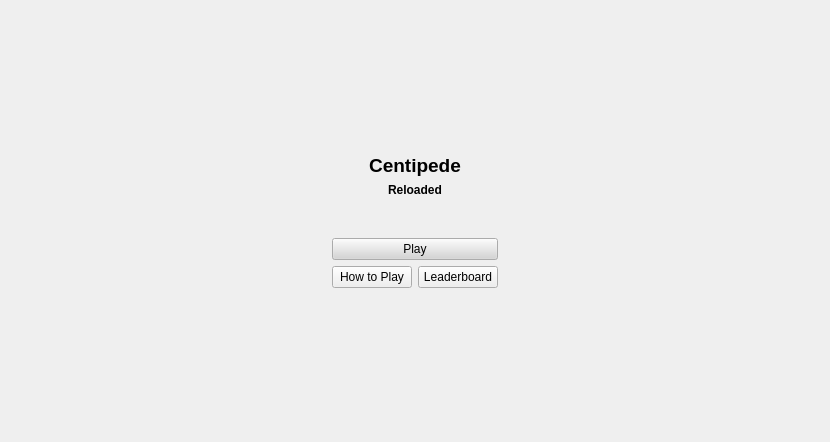
<?xml version="1.0" encoding="UTF-8"?>
<ui version="4.0">
 <class>Widget</class>
 <widget class="QWidget" name="Widget">
  <property name="geometry">
   <rect>
    <x>0</x>
    <y>0</y>
    <width>830</width>
    <height>442</height>
   </rect>
  </property>
  <property name="minimumSize">
   <size>
    <width>30</width>
    <height>30</height>
   </size>
  </property>
  <property name="windowTitle">
   <string>Widget</string>
  </property>
  <layout class="QGridLayout" name="gridLayout">
   <item row="0" column="0">
    <widget class="QStackedWidget" name="stackedWidget">
     <property name="enabled">
      <bool>true</bool>
     </property>
     <property name="sizePolicy">
      <sizepolicy hsizetype="Preferred" vsizetype="Preferred">
       <horstretch>0</horstretch>
       <verstretch>0</verstretch>
      </sizepolicy>
     </property>
     <property name="currentIndex">
      <number>0</number>
     </property>
     <widget class="QWidget" name="page">
      <layout class="QGridLayout" name="gridLayout_3">
       <item row="0" column="1">
        <layout class="QGridLayout" name="gridLayout_2">
         <item row="6" column="0">
          <spacer name="horizontalSpacer_8">
           <property name="orientation">
            <enum>Qt::Horizontal</enum>
           </property>
           <property name="sizeHint" stdset="0">
            <size>
             <width>40</width>
             <height>20</height>
            </size>
           </property>
          </spacer>
         </item>
         <item row="5" column="3">
          <spacer name="horizontalSpacer">
           <property name="orientation">
            <enum>Qt::Horizontal</enum>
           </property>
           <property name="sizeType">
            <enum>QSizePolicy::Expanding</enum>
           </property>
           <property name="sizeHint" stdset="0">
            <size>
             <width>500</width>
             <height>20</height>
            </size>
           </property>
          </spacer>
         </item>
         <item row="6" column="3">
          <spacer name="horizontalSpacer_9">
           <property name="orientation">
            <enum>Qt::Horizontal</enum>
           </property>
           <property name="sizeHint" stdset="0">
            <size>
             <width>40</width>
             <height>20</height>
            </size>
           </property>
          </spacer>
         </item>
         <item row="1" column="0" colspan="4">
          <widget class="QLabel" name="label">
           <property name="sizePolicy">
            <sizepolicy hsizetype="Expanding" vsizetype="Fixed">
             <horstretch>0</horstretch>
             <verstretch>0</verstretch>
            </sizepolicy>
           </property>
           <property name="minimumSize">
            <size>
             <width>0</width>
             <height>0</height>
            </size>
           </property>
           <property name="sizeIncrement">
            <size>
             <width>0</width>
             <height>0</height>
            </size>
           </property>
           <property name="font">
            <font>
             <pointsize>14</pointsize>
             <bold>true</bold>
            </font>
           </property>
           <property name="text">
            <string>Centipede</string>
           </property>
           <property name="textFormat">
            <enum>Qt::AutoText</enum>
           </property>
           <property name="alignment">
            <set>Qt::AlignCenter</set>
           </property>
          </widget>
         </item>
         <item row="0" column="0" colspan="4">
          <spacer name="verticalSpacer_3">
           <property name="orientation">
            <enum>Qt::Vertical</enum>
           </property>
           <property name="sizeHint" stdset="0">
            <size>
             <width>0</width>
             <height>200</height>
            </size>
           </property>
          </spacer>
         </item>
         <item row="3" column="0" colspan="4">
          <widget class="QLabel" name="label_2">
           <property name="sizePolicy">
            <sizepolicy hsizetype="Expanding" vsizetype="Fixed">
             <horstretch>0</horstretch>
             <verstretch>0</verstretch>
            </sizepolicy>
           </property>
           <property name="font">
            <font>
             <bold>true</bold>
            </font>
           </property>
           <property name="text">
            <string>Reloaded</string>
           </property>
           <property name="alignment">
            <set>Qt::AlignHCenter|Qt::AlignTop</set>
           </property>
          </widget>
         </item>
         <item row="5" column="0">
          <spacer name="horizontalSpacer_2">
           <property name="orientation">
            <enum>Qt::Horizontal</enum>
           </property>
           <property name="sizeType">
            <enum>QSizePolicy::Expanding</enum>
           </property>
           <property name="sizeHint" stdset="0">
            <size>
             <width>500</width>
             <height>20</height>
            </size>
           </property>
          </spacer>
         </item>
         <item row="6" column="1">
          <widget class="QPushButton" name="buttonHowToPlay">
           <property name="cursor">
            <cursorShape>PointingHandCursor</cursorShape>
           </property>
           <property name="text">
            <string>How to Play</string>
           </property>
          </widget>
         </item>
         <item row="6" column="2">
          <widget class="QPushButton" name="leaderboardButton">
           <property name="cursor">
            <cursorShape>PointingHandCursor</cursorShape>
           </property>
           <property name="text">
            <string>Leaderboard</string>
           </property>
          </widget>
         </item>
         <item row="5" column="1" colspan="2">
          <widget class="QPushButton" name="playButton">
           <property name="enabled">
            <bool>true</bool>
           </property>
           <property name="sizePolicy">
            <sizepolicy hsizetype="Expanding" vsizetype="Fixed">
             <horstretch>0</horstretch>
             <verstretch>0</verstretch>
            </sizepolicy>
           </property>
           <property name="minimumSize">
            <size>
             <width>0</width>
             <height>0</height>
            </size>
           </property>
           <property name="sizeIncrement">
            <size>
             <width>0</width>
             <height>0</height>
            </size>
           </property>
           <property name="baseSize">
            <size>
             <width>0</width>
             <height>0</height>
            </size>
           </property>
           <property name="palette">
            <palette>
             <active>
              <colorrole role="Button">
               <brush brushstyle="SolidPattern">
                <color alpha="255">
                 <red>213</red>
                 <green>213</green>
                 <blue>213</blue>
                </color>
               </brush>
              </colorrole>
             </active>
             <inactive>
              <colorrole role="Button">
               <brush brushstyle="SolidPattern">
                <color alpha="255">
                 <red>213</red>
                 <green>213</green>
                 <blue>213</blue>
                </color>
               </brush>
              </colorrole>
             </inactive>
             <disabled>
              <colorrole role="Button">
               <brush brushstyle="SolidPattern">
                <color alpha="255">
                 <red>213</red>
                 <green>213</green>
                 <blue>213</blue>
                </color>
               </brush>
              </colorrole>
             </disabled>
            </palette>
           </property>
           <property name="cursor">
            <cursorShape>PointingHandCursor</cursorShape>
           </property>
           <property name="text">
            <string>Play</string>
           </property>
           <property name="autoDefault">
            <bool>false</bool>
           </property>
           <property name="default">
            <bool>false</bool>
           </property>
           <property name="flat">
            <bool>false</bool>
           </property>
          </widget>
         </item>
         <item row="4" column="1" colspan="2">
          <spacer name="verticalSpacer">
           <property name="orientation">
            <enum>Qt::Vertical</enum>
           </property>
           <property name="sizeType">
            <enum>QSizePolicy::Expanding</enum>
           </property>
           <property name="sizeHint" stdset="0">
            <size>
             <width>0</width>
             <height>100</height>
            </size>
           </property>
          </spacer>
         </item>
         <item row="8" column="1" colspan="2">
          <spacer name="verticalSpacer_2">
           <property name="orientation">
            <enum>Qt::Vertical</enum>
           </property>
           <property name="sizeType">
            <enum>QSizePolicy::Expanding</enum>
           </property>
           <property name="sizeHint" stdset="0">
            <size>
             <width>0</width>
             <height>200</height>
            </size>
           </property>
          </spacer>
         </item>
        </layout>
       </item>
      </layout>
     </widget>
     <widget class="QWidget" name="page_win">
      <layout class="QGridLayout" name="gridLayout_5">
       <item row="0" column="0">
        <layout class="QGridLayout" name="gridLayout_4">
         <item row="1" column="1">
          <widget class="QPushButton" name="back_button_2">
           <property name="sizePolicy">
            <sizepolicy hsizetype="Expanding" vsizetype="Fixed">
             <horstretch>0</horstretch>
             <verstretch>0</verstretch>
            </sizepolicy>
           </property>
           <property name="text">
            <string>Back to menu</string>
           </property>
          </widget>
         </item>
         <item row="1" column="0">
          <spacer name="horizontalSpacer_3">
           <property name="orientation">
            <enum>Qt::Horizontal</enum>
           </property>
           <property name="sizeType">
            <enum>QSizePolicy::Expanding</enum>
           </property>
           <property name="sizeHint" stdset="0">
            <size>
             <width>650</width>
             <height>20</height>
            </size>
           </property>
          </spacer>
         </item>
         <item row="0" column="0" colspan="2">
          <widget class="QLabel" name="label_3">
           <property name="font">
            <font>
             <pointsize>15</pointsize>
             <bold>true</bold>
            </font>
           </property>
           <property name="text">
            <string>WIN</string>
           </property>
           <property name="alignment">
            <set>Qt::AlignCenter</set>
           </property>
          </widget>
         </item>
        </layout>
       </item>
      </layout>
     </widget>
     <widget class="QWidget" name="page_lose">
      <layout class="QGridLayout" name="gridLayout_7">
       <item row="0" column="0">
        <layout class="QGridLayout" name="gridLayout_6">
         <item row="1" column="1">
          <widget class="QPushButton" name="back_button">
           <property name="sizePolicy">
            <sizepolicy hsizetype="Expanding" vsizetype="Fixed">
             <horstretch>0</horstretch>
             <verstretch>0</verstretch>
            </sizepolicy>
           </property>
           <property name="text">
            <string>Back to menu</string>
           </property>
          </widget>
         </item>
         <item row="1" column="0">
          <spacer name="horizontalSpacer_4">
           <property name="orientation">
            <enum>Qt::Horizontal</enum>
           </property>
           <property name="sizeHint" stdset="0">
            <size>
             <width>650</width>
             <height>20</height>
            </size>
           </property>
          </spacer>
         </item>
         <item row="0" column="0" colspan="2">
          <widget class="QLabel" name="label_4">
           <property name="font">
            <font>
             <pointsize>15</pointsize>
             <bold>true</bold>
            </font>
           </property>
           <property name="text">
            <string>GAME OVER</string>
           </property>
           <property name="alignment">
            <set>Qt::AlignCenter</set>
           </property>
          </widget>
         </item>
        </layout>
       </item>
      </layout>
     </widget>
     <widget class="QWidget" name="page_2"/>
     <widget class="QWidget" name="page_3">
      <layout class="QGridLayout" name="gridLayout_9">
       <item row="0" column="0">
        <layout class="QGridLayout" name="gridLayout_8">
         <item row="3" column="1">
          <widget class="QPushButton" name="backToMenuButton">
           <property name="sizePolicy">
            <sizepolicy hsizetype="Expanding" vsizetype="Fixed">
             <horstretch>0</horstretch>
             <verstretch>0</verstretch>
            </sizepolicy>
           </property>
           <property name="text">
            <string>back to menu</string>
           </property>
          </widget>
         </item>
         <item row="0" column="1">
          <spacer name="verticalSpacer_5">
           <property name="orientation">
            <enum>Qt::Vertical</enum>
           </property>
           <property name="sizeHint" stdset="0">
            <size>
             <width>20</width>
             <height>400</height>
            </size>
           </property>
          </spacer>
         </item>
         <item row="0" column="0" rowspan="6">
          <spacer name="horizontalSpacer_6">
           <property name="orientation">
            <enum>Qt::Horizontal</enum>
           </property>
           <property name="sizeHint" stdset="0">
            <size>
             <width>40</width>
             <height>20</height>
            </size>
           </property>
          </spacer>
         </item>
         <item row="5" column="1">
          <spacer name="verticalSpacer_4">
           <property name="orientation">
            <enum>Qt::Vertical</enum>
           </property>
           <property name="sizeHint" stdset="0">
            <size>
             <width>20</width>
             <height>400</height>
            </size>
           </property>
          </spacer>
         </item>
         <item row="1" column="1">
          <widget class="QLabel" name="label_5">
           <property name="sizePolicy">
            <sizepolicy hsizetype="Expanding" vsizetype="Fixed">
             <horstretch>0</horstretch>
             <verstretch>0</verstretch>
            </sizepolicy>
           </property>
           <property name="font">
            <font>
             <pointsize>12</pointsize>
            </font>
           </property>
           <property name="text">
            <string>Pause</string>
           </property>
           <property name="alignment">
            <set>Qt::AlignCenter</set>
           </property>
          </widget>
         </item>
         <item row="0" column="2" rowspan="6">
          <spacer name="horizontalSpacer_5">
           <property name="orientation">
            <enum>Qt::Horizontal</enum>
           </property>
           <property name="sizeHint" stdset="0">
            <size>
             <width>40</width>
             <height>20</height>
            </size>
           </property>
          </spacer>
         </item>
         <item row="4" column="1">
          <widget class="QPushButton" name="resumeGameButton">
           <property name="sizePolicy">
            <sizepolicy hsizetype="Expanding" vsizetype="Fixed">
             <horstretch>0</horstretch>
             <verstretch>0</verstretch>
            </sizepolicy>
           </property>
           <property name="text">
            <string>back to the game</string>
           </property>
          </widget>
         </item>
         <item row="2" column="1">
          <spacer name="verticalSpacer_6">
           <property name="orientation">
            <enum>Qt::Vertical</enum>
           </property>
           <property name="sizeType">
            <enum>QSizePolicy::MinimumExpanding</enum>
           </property>
           <property name="sizeHint" stdset="0">
            <size>
             <width>20</width>
             <height>15</height>
            </size>
           </property>
          </spacer>
         </item>
        </layout>
       </item>
      </layout>
     </widget>
     <widget class="QWidget" name="page_4">
      <widget class="QWidget" name="gridLayoutWidget">
       <property name="geometry">
        <rect>
         <x>0</x>
         <y>0</y>
         <width>811</width>
         <height>421</height>
        </rect>
       </property>
       <layout class="QGridLayout" name="gridLayout_10">
        <item row="2" column="0">
         <widget class="QPushButton" name="backToMenuButton_2">
          <property name="text">
           <string>back to menu</string>
          </property>
         </widget>
        </item>
        <item row="2" column="1">
         <spacer name="horizontalSpacer_7">
          <property name="orientation">
           <enum>Qt::Horizontal</enum>
          </property>
          <property name="sizeHint" stdset="0">
           <size>
            <width>40</width>
            <height>20</height>
           </size>
          </property>
         </spacer>
        </item>
        <item row="1" column="0" colspan="2">
         <widget class="QLabel" name="label_7">
          <property name="text">
           <string>Move with Z, Q, S, D

Shoot with space bar

Shoot the head of the centipede to kill it, but be careful !

If you shoot its body it splits in half and you get 2 centipedes.

Destroy mushrooms to get points.</string>
          </property>
          <property name="alignment">
           <set>Qt::AlignCenter</set>
          </property>
         </widget>
        </item>
        <item row="0" column="0" colspan="2">
         <widget class="QLabel" name="label_6">
          <property name="text">
           <string>How to Play</string>
          </property>
          <property name="alignment">
           <set>Qt::AlignCenter</set>
          </property>
         </widget>
        </item>
       </layout>
      </widget>
     </widget>
     <widget class="QWidget" name="page_leaderboard">
      <layout class="QGridLayout" name="gridLayout_12">
       <item row="0" column="0">
        <layout class="QGridLayout" name="gridLayout_11">
         <item row="8" column="2">
          <widget class="QLabel" name="position_7">
           <property name="sizePolicy">
            <sizepolicy hsizetype="Expanding" vsizetype="Expanding">
             <horstretch>0</horstretch>
             <verstretch>0</verstretch>
            </sizepolicy>
           </property>
           <property name="font">
            <font>
             <pointsize>12</pointsize>
            </font>
           </property>
           <property name="text">
            <string>Empty</string>
           </property>
           <property name="alignment">
            <set>Qt::AlignLeading|Qt::AlignLeft|Qt::AlignVCenter</set>
           </property>
          </widget>
         </item>
         <item row="4" column="4">
          <widget class="QLabel" name="name_3">
           <property name="sizePolicy">
            <sizepolicy hsizetype="Expanding" vsizetype="Preferred">
             <horstretch>0</horstretch>
             <verstretch>0</verstretch>
            </sizepolicy>
           </property>
           <property name="font">
            <font>
             <pointsize>12</pointsize>
            </font>
           </property>
           <property name="text">
            <string>Score</string>
           </property>
           <property name="alignment">
            <set>Qt::AlignLeading|Qt::AlignLeft|Qt::AlignVCenter</set>
           </property>
          </widget>
         </item>
         <item row="9" column="2">
          <widget class="QLabel" name="position_8">
           <property name="sizePolicy">
            <sizepolicy hsizetype="Expanding" vsizetype="Expanding">
             <horstretch>0</horstretch>
             <verstretch>0</verstretch>
            </sizepolicy>
           </property>
           <property name="font">
            <font>
             <pointsize>12</pointsize>
            </font>
           </property>
           <property name="text">
            <string>Empty</string>
           </property>
           <property name="alignment">
            <set>Qt::AlignLeading|Qt::AlignLeft|Qt::AlignVCenter</set>
           </property>
          </widget>
         </item>
         <item row="10" column="4">
          <widget class="QLabel" name="name_9">
           <property name="sizePolicy">
            <sizepolicy hsizetype="Expanding" vsizetype="Preferred">
             <horstretch>0</horstretch>
             <verstretch>0</verstretch>
            </sizepolicy>
           </property>
           <property name="font">
            <font>
             <pointsize>12</pointsize>
            </font>
           </property>
           <property name="text">
            <string>Score</string>
           </property>
           <property name="alignment">
            <set>Qt::AlignLeading|Qt::AlignLeft|Qt::AlignVCenter</set>
           </property>
          </widget>
         </item>
         <item row="2" column="3" rowspan="10">
          <spacer name="horizontalSpacer_15">
           <property name="orientation">
            <enum>Qt::Horizontal</enum>
           </property>
           <property name="sizeHint" stdset="0">
            <size>
             <width>30</width>
             <height>20</height>
            </size>
           </property>
          </spacer>
         </item>
         <item row="6" column="4">
          <widget class="QLabel" name="name_5">
           <property name="sizePolicy">
            <sizepolicy hsizetype="Expanding" vsizetype="Preferred">
             <horstretch>0</horstretch>
             <verstretch>0</verstretch>
            </sizepolicy>
           </property>
           <property name="font">
            <font>
             <pointsize>12</pointsize>
            </font>
           </property>
           <property name="text">
            <string>Score</string>
           </property>
           <property name="alignment">
            <set>Qt::AlignLeading|Qt::AlignLeft|Qt::AlignVCenter</set>
           </property>
          </widget>
         </item>
         <item row="3" column="4">
          <widget class="QLabel" name="name_2">
           <property name="sizePolicy">
            <sizepolicy hsizetype="Expanding" vsizetype="Preferred">
             <horstretch>0</horstretch>
             <verstretch>0</verstretch>
            </sizepolicy>
           </property>
           <property name="font">
            <font>
             <pointsize>12</pointsize>
            </font>
           </property>
           <property name="text">
            <string>Score</string>
           </property>
           <property name="alignment">
            <set>Qt::AlignLeading|Qt::AlignLeft|Qt::AlignVCenter</set>
           </property>
          </widget>
         </item>
         <item row="11" column="4">
          <widget class="QLabel" name="name_10">
           <property name="sizePolicy">
            <sizepolicy hsizetype="Expanding" vsizetype="Preferred">
             <horstretch>0</horstretch>
             <verstretch>0</verstretch>
            </sizepolicy>
           </property>
           <property name="font">
            <font>
             <pointsize>12</pointsize>
            </font>
           </property>
           <property name="text">
            <string>Score</string>
           </property>
           <property name="alignment">
            <set>Qt::AlignLeading|Qt::AlignLeft|Qt::AlignVCenter</set>
           </property>
          </widget>
         </item>
         <item row="3" column="2">
          <widget class="QLabel" name="position_2">
           <property name="sizePolicy">
            <sizepolicy hsizetype="Expanding" vsizetype="Expanding">
             <horstretch>0</horstretch>
             <verstretch>0</verstretch>
            </sizepolicy>
           </property>
           <property name="font">
            <font>
             <pointsize>12</pointsize>
            </font>
           </property>
           <property name="text">
            <string>Empty</string>
           </property>
           <property name="alignment">
            <set>Qt::AlignLeading|Qt::AlignLeft|Qt::AlignVCenter</set>
           </property>
          </widget>
         </item>
         <item row="2" column="0" rowspan="9" colspan="2">
          <spacer name="horizontalSpacer_12">
           <property name="orientation">
            <enum>Qt::Horizontal</enum>
           </property>
           <property name="sizeHint" stdset="0">
            <size>
             <width>300</width>
             <height>20</height>
            </size>
           </property>
          </spacer>
         </item>
         <item row="1" column="2" colspan="3">
          <spacer name="verticalSpacer_10">
           <property name="orientation">
            <enum>Qt::Vertical</enum>
           </property>
           <property name="sizeType">
            <enum>QSizePolicy::Fixed</enum>
           </property>
           <property name="sizeHint" stdset="0">
            <size>
             <width>20</width>
             <height>40</height>
            </size>
           </property>
          </spacer>
         </item>
         <item row="4" column="2">
          <widget class="QLabel" name="position_3">
           <property name="sizePolicy">
            <sizepolicy hsizetype="Expanding" vsizetype="Expanding">
             <horstretch>0</horstretch>
             <verstretch>0</verstretch>
            </sizepolicy>
           </property>
           <property name="font">
            <font>
             <pointsize>12</pointsize>
            </font>
           </property>
           <property name="text">
            <string>Empty</string>
           </property>
           <property name="alignment">
            <set>Qt::AlignLeading|Qt::AlignLeft|Qt::AlignVCenter</set>
           </property>
          </widget>
         </item>
         <item row="11" column="2">
          <widget class="QLabel" name="position_10">
           <property name="sizePolicy">
            <sizepolicy hsizetype="Expanding" vsizetype="Expanding">
             <horstretch>0</horstretch>
             <verstretch>0</verstretch>
            </sizepolicy>
           </property>
           <property name="font">
            <font>
             <pointsize>12</pointsize>
            </font>
           </property>
           <property name="text">
            <string>Empty</string>
           </property>
           <property name="alignment">
            <set>Qt::AlignLeading|Qt::AlignLeft|Qt::AlignVCenter</set>
           </property>
          </widget>
         </item>
         <item row="5" column="4">
          <widget class="QLabel" name="name_4">
           <property name="sizePolicy">
            <sizepolicy hsizetype="Expanding" vsizetype="Preferred">
             <horstretch>0</horstretch>
             <verstretch>0</verstretch>
            </sizepolicy>
           </property>
           <property name="font">
            <font>
             <pointsize>12</pointsize>
            </font>
           </property>
           <property name="text">
            <string>Score</string>
           </property>
           <property name="alignment">
            <set>Qt::AlignLeading|Qt::AlignLeft|Qt::AlignVCenter</set>
           </property>
          </widget>
         </item>
         <item row="2" column="5" rowspan="10">
          <spacer name="horizontalSpacer_11">
           <property name="orientation">
            <enum>Qt::Horizontal</enum>
           </property>
           <property name="sizeHint" stdset="0">
            <size>
             <width>300</width>
             <height>20</height>
            </size>
           </property>
          </spacer>
         </item>
         <item row="0" column="2" colspan="3">
          <widget class="QLabel" name="label_19">
           <property name="sizePolicy">
            <sizepolicy hsizetype="Expanding" vsizetype="Expanding">
             <horstretch>0</horstretch>
             <verstretch>0</verstretch>
            </sizepolicy>
           </property>
           <property name="font">
            <font>
             <pointsize>12</pointsize>
            </font>
           </property>
           <property name="text">
            <string>Leaderboard</string>
           </property>
           <property name="alignment">
            <set>Qt::AlignCenter</set>
           </property>
          </widget>
         </item>
         <item row="7" column="2">
          <widget class="QLabel" name="position_6">
           <property name="sizePolicy">
            <sizepolicy hsizetype="Expanding" vsizetype="Expanding">
             <horstretch>0</horstretch>
             <verstretch>0</verstretch>
            </sizepolicy>
           </property>
           <property name="font">
            <font>
             <pointsize>12</pointsize>
            </font>
           </property>
           <property name="text">
            <string>Empty</string>
           </property>
           <property name="alignment">
            <set>Qt::AlignLeading|Qt::AlignLeft|Qt::AlignVCenter</set>
           </property>
          </widget>
         </item>
         <item row="2" column="2">
          <widget class="QLabel" name="position_1">
           <property name="sizePolicy">
            <sizepolicy hsizetype="Expanding" vsizetype="Expanding">
             <horstretch>0</horstretch>
             <verstretch>0</verstretch>
            </sizepolicy>
           </property>
           <property name="font">
            <font>
             <pointsize>12</pointsize>
            </font>
           </property>
           <property name="autoFillBackground">
            <bool>false</bool>
           </property>
           <property name="text">
            <string>Empty</string>
           </property>
           <property name="alignment">
            <set>Qt::AlignLeading|Qt::AlignLeft|Qt::AlignVCenter</set>
           </property>
          </widget>
         </item>
         <item row="10" column="2">
          <widget class="QLabel" name="position_9">
           <property name="sizePolicy">
            <sizepolicy hsizetype="Expanding" vsizetype="Expanding">
             <horstretch>0</horstretch>
             <verstretch>0</verstretch>
            </sizepolicy>
           </property>
           <property name="font">
            <font>
             <pointsize>12</pointsize>
            </font>
           </property>
           <property name="text">
            <string>Empty</string>
           </property>
           <property name="alignment">
            <set>Qt::AlignLeading|Qt::AlignLeft|Qt::AlignVCenter</set>
           </property>
          </widget>
         </item>
         <item row="6" column="2">
          <widget class="QLabel" name="position_5">
           <property name="sizePolicy">
            <sizepolicy hsizetype="Expanding" vsizetype="Expanding">
             <horstretch>0</horstretch>
             <verstretch>0</verstretch>
            </sizepolicy>
           </property>
           <property name="font">
            <font>
             <pointsize>12</pointsize>
            </font>
           </property>
           <property name="text">
            <string>Empty</string>
           </property>
           <property name="alignment">
            <set>Qt::AlignLeading|Qt::AlignLeft|Qt::AlignVCenter</set>
           </property>
          </widget>
         </item>
         <item row="2" column="4">
          <widget class="QLabel" name="name_1">
           <property name="sizePolicy">
            <sizepolicy hsizetype="Expanding" vsizetype="Preferred">
             <horstretch>0</horstretch>
             <verstretch>0</verstretch>
            </sizepolicy>
           </property>
           <property name="font">
            <font>
             <pointsize>12</pointsize>
            </font>
           </property>
           <property name="text">
            <string>Score</string>
           </property>
           <property name="alignment">
            <set>Qt::AlignLeading|Qt::AlignLeft|Qt::AlignVCenter</set>
           </property>
          </widget>
         </item>
         <item row="9" column="4">
          <widget class="QLabel" name="name_8">
           <property name="sizePolicy">
            <sizepolicy hsizetype="Expanding" vsizetype="Preferred">
             <horstretch>0</horstretch>
             <verstretch>0</verstretch>
            </sizepolicy>
           </property>
           <property name="font">
            <font>
             <pointsize>12</pointsize>
            </font>
           </property>
           <property name="text">
            <string>Score</string>
           </property>
           <property name="alignment">
            <set>Qt::AlignLeading|Qt::AlignLeft|Qt::AlignVCenter</set>
           </property>
          </widget>
         </item>
         <item row="8" column="4">
          <widget class="QLabel" name="name_7">
           <property name="sizePolicy">
            <sizepolicy hsizetype="Expanding" vsizetype="Preferred">
             <horstretch>0</horstretch>
             <verstretch>0</verstretch>
            </sizepolicy>
           </property>
           <property name="font">
            <font>
             <pointsize>12</pointsize>
            </font>
           </property>
           <property name="text">
            <string>Score</string>
           </property>
           <property name="alignment">
            <set>Qt::AlignLeading|Qt::AlignLeft|Qt::AlignVCenter</set>
           </property>
          </widget>
         </item>
         <item row="7" column="4">
          <widget class="QLabel" name="name_6">
           <property name="sizePolicy">
            <sizepolicy hsizetype="Expanding" vsizetype="Preferred">
             <horstretch>0</horstretch>
             <verstretch>0</verstretch>
            </sizepolicy>
           </property>
           <property name="font">
            <font>
             <pointsize>12</pointsize>
            </font>
           </property>
           <property name="text">
            <string>Score</string>
           </property>
           <property name="alignment">
            <set>Qt::AlignLeading|Qt::AlignLeft|Qt::AlignVCenter</set>
           </property>
          </widget>
         </item>
         <item row="5" column="2">
          <widget class="QLabel" name="position_4">
           <property name="sizePolicy">
            <sizepolicy hsizetype="Expanding" vsizetype="Expanding">
             <horstretch>0</horstretch>
             <verstretch>0</verstretch>
            </sizepolicy>
           </property>
           <property name="font">
            <font>
             <pointsize>12</pointsize>
            </font>
           </property>
           <property name="text">
            <string>Empty</string>
           </property>
           <property name="alignment">
            <set>Qt::AlignLeading|Qt::AlignLeft|Qt::AlignVCenter</set>
           </property>
          </widget>
         </item>
         <item row="12" column="0">
          <widget class="QPushButton" name="backToMenu">
           <property name="text">
            <string>back to menu</string>
           </property>
          </widget>
         </item>
         <item row="12" column="1" colspan="5">
          <spacer name="horizontalSpacer_10">
           <property name="orientation">
            <enum>Qt::Horizontal</enum>
           </property>
           <property name="sizeHint" stdset="0">
            <size>
             <width>40</width>
             <height>20</height>
            </size>
           </property>
          </spacer>
         </item>
        </layout>
       </item>
      </layout>
     </widget>
     <widget class="QWidget" name="page_userInput">
      <layout class="QGridLayout" name="gridLayout_14">
       <item row="0" column="0">
        <layout class="QGridLayout" name="gridLayout_13">
         <item row="0" column="2" rowspan="5">
          <spacer name="horizontalSpacer_14">
           <property name="orientation">
            <enum>Qt::Horizontal</enum>
           </property>
           <property name="sizeHint" stdset="0">
            <size>
             <width>40</width>
             <height>20</height>
            </size>
           </property>
          </spacer>
         </item>
         <item row="0" column="1">
          <spacer name="verticalSpacer_8">
           <property name="orientation">
            <enum>Qt::Vertical</enum>
           </property>
           <property name="sizeHint" stdset="0">
            <size>
             <width>20</width>
             <height>200</height>
            </size>
           </property>
          </spacer>
         </item>
         <item row="0" column="0" rowspan="5">
          <spacer name="horizontalSpacer_13">
           <property name="orientation">
            <enum>Qt::Horizontal</enum>
           </property>
           <property name="sizeHint" stdset="0">
            <size>
             <width>40</width>
             <height>20</height>
            </size>
           </property>
          </spacer>
         </item>
         <item row="1" column="1">
          <widget class="QLabel" name="label_8">
           <property name="font">
            <font>
             <pointsize>12</pointsize>
            </font>
           </property>
           <property name="text">
            <string>Enter your username :</string>
           </property>
           <property name="alignment">
            <set>Qt::AlignCenter</set>
           </property>
          </widget>
         </item>
         <item row="4" column="1">
          <spacer name="verticalSpacer_7">
           <property name="orientation">
            <enum>Qt::Vertical</enum>
           </property>
           <property name="sizeHint" stdset="0">
            <size>
             <width>20</width>
             <height>200</height>
            </size>
           </property>
          </spacer>
         </item>
         <item row="3" column="1">
          <widget class="QLineEdit" name="usernameLineEdit">
           <property name="alignment">
            <set>Qt::AlignCenter</set>
           </property>
          </widget>
         </item>
         <item row="2" column="1">
          <spacer name="verticalSpacer_9">
           <property name="orientation">
            <enum>Qt::Vertical</enum>
           </property>
           <property name="sizeType">
            <enum>QSizePolicy::Fixed</enum>
           </property>
           <property name="sizeHint" stdset="0">
            <size>
             <width>1</width>
             <height>40</height>
            </size>
           </property>
          </spacer>
         </item>
        </layout>
       </item>
      </layout>
     </widget>
    </widget>
   </item>
  </layout>
 </widget>
 <resources/>
 <connections/>
</ui>
